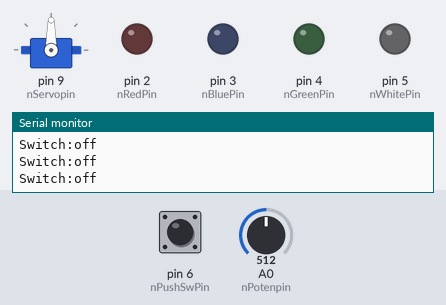
The sketch below on a simulated Arduino Uno, built with avr-gcc and run on an emulated ATmega328P. Shown: servo, output pins drawn as LEDs (lit = HIGH), the last lines printed to the serial monitor. Dashed ring = blinking. The test bench sets the inputs (shaded band); at power-on: pin 6 (nPushSwPin) LOW, A0 (nPotenpin) = 512.

Above: at 1.2 s.
1.3 s: pin 6 (nPushSwPin) pulled HIGH for 0.15 s
At 1.31 s:
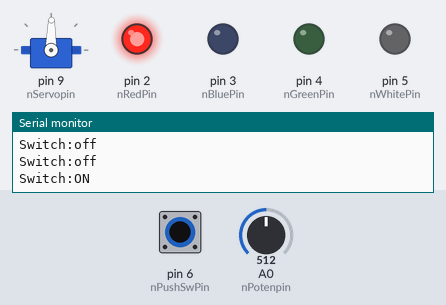
4.3 s: pin 6 (nPushSwPin) pulled HIGH for 3.2 s
At 4.49 s:
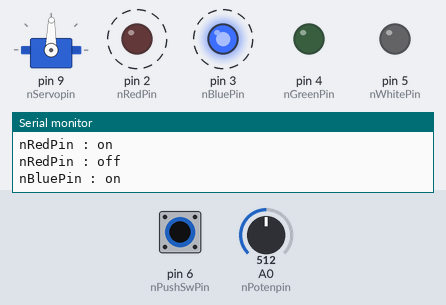
9.0 s: pin 6 (nPushSwPin) pulled HIGH for 1 s
At 9.38 s:
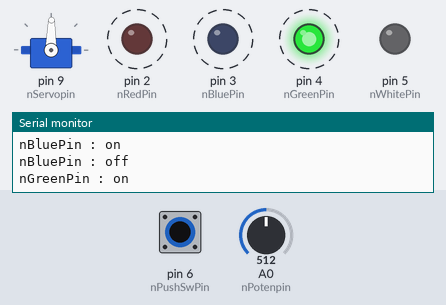
13.0 s: pin 6 (nPushSwPin) pulsed HIGH 5 times (0.12 s each, 0.3 s apart)
At 13.54 s:
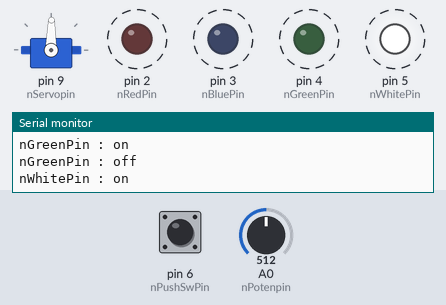
17.5 s: pin 6 (nPushSwPin) pulsed HIGH 2 times (0.12 s each, 0.3 s apart)
At 17.69 s:
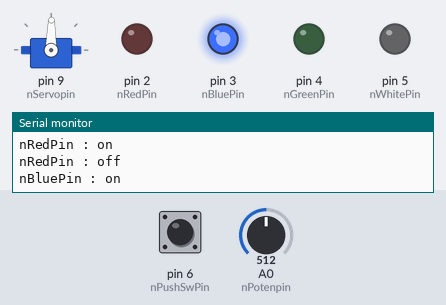
Timing chart, 0 to 20.5 s (numbered marks = the images above; inputs shaded):
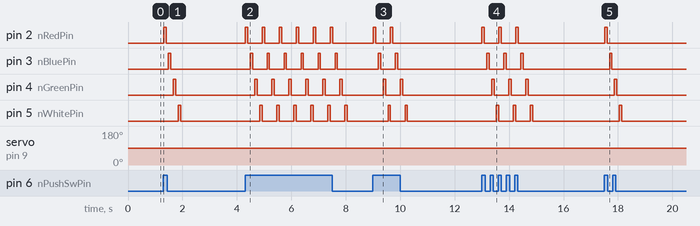

Measured:
- after the input at 1.3 s, pin 2 (nRedPin): LOW → HIGH at once, → LOW 0.09 s later; pin 3 (nBluePin): LOW → HIGH after 0.19 s, → LOW 0.09 s later; pin 4 (nGreenPin): LOW → HIGH after 0.36 s, → LOW 0.09 s later; pin 5 (nWhitePin): LOW → HIGH after 0.54 s, → LOW 0.09 s later; servo on pin 9 (nServopin): 90° → 89° at once
- after the input at 4.3 s, pin 2 (nRedPin): alternates HIGH for 0.09 s and LOW for 0.54 s, 12 changes in all, then stays LOW, starting at once; pin 3 (nBluePin): alternates HIGH for 0.09 s and LOW for 0.54 s, 12 changes in all, then stays LOW, starting after 0.18 s
- after the input at 9.0 s, pin 2 (nRedPin): alternates HIGH for 0.09 s and LOW for 0.54 s, 4 changes in all, then stays LOW, starting at once; pin 3 (nBluePin): alternates HIGH for 0.09 s and LOW for 0.54 s, 4 changes in all, then stays LOW, starting after 0.20 s
- after the input at 13.0 s, pin 2 (nRedPin): alternates HIGH for 0.09 s and LOW for 0.54 s, 6 changes in all, then stays LOW, starting at once; pin 3 (nBluePin): alternates HIGH for 0.09 s and LOW for 0.54 s, 6 changes in all, then stays LOW, starting after 0.18 s
- after the input at 17.5 s, pin 2 (nRedPin): LOW → HIGH at once, → LOW 0.09 s later; pin 3 (nBluePin): LOW → HIGH after 0.19 s, → LOW 0.09 s later; pin 4 (nGreenPin): LOW → HIGH after 0.37 s, → LOW 0.09 s later; pin 5 (nWhitePin): LOW → HIGH after 0.55 s, → LOW 0.09 s later

The sketch:

sketch_nov30a.ino
```cpp
#include <Servo.h>
#define MINANALOG 0
#define MAXANALOG 1023
#define MINANG 0
#define MAXANG 179
int nRedPin = 2;
int nBluePin = 3;
int nGreenPin = 4;
int nWhitePin = 5;
int nPushSwPin = 6;
int nPotenpin = A0;
int nServopin = 9;
int nDelay = 20;
Servo myServol;

void setup()
{
  pinMode(nRedPin, OUTPUT);
  pinMode(nBluePin, OUTPUT);
  pinMode(nGreenPin, OUTPUT);
  pinMode(nWhitePin, OUTPUT);
  pinMode(nPushSwPin, INPUT);
  myServol.attach(nServopin);
  Serial.begin(9600);
}

void loop()
{
  if (digitalRead(nPushSwPin) == HIGH)
  {
    Serial.print("Switch:ON\n");

    int nKnobServo = analogRead(nPotenpin);
    int val = map(nKnobServo,MINANALOG,MAXANALOG, MINANG, MAXANG );

    myServol.write(val);

    digitalWrite( nRedPin, HIGH);
    Serial.print ("nRedPin : on \n");
    delay(val);
    digitalWrite( nRedPin, LOW);
    Serial.print ("nRedPin : off \n");
    delay(val);

    digitalWrite( nBluePin, HIGH);
    Serial.print ("nBluePin : on \n");
    delay(val);
    digitalWrite( nBluePin, LOW);
    Serial.print ("nBluePin : off \n");
    delay(val);

    digitalWrite( nGreenPin, HIGH);
    Serial.print ("nGreenPin : on \n");
    delay(val);
    digitalWrite( nGreenPin, LOW);
    Serial.print ("nGreenPin : off \n");
    delay(val);

    digitalWrite( nWhitePin, HIGH);
    Serial.print ("nWhitePin : on \n");
    delay(val);
    digitalWrite( nWhitePin, LOW);
    Serial.print ("nWhitePin : off \n");
  }
  else
  {
    Serial. print ("Switch:off\n");
    digitalWrite( nRedPin, LOW);
    digitalWrite( nBluePin, LOW);
    digitalWrite( nGreenPin, LOW);
    digitalWrite( nWhitePin, LOW);

  delay(nDelay);
}
}
```
